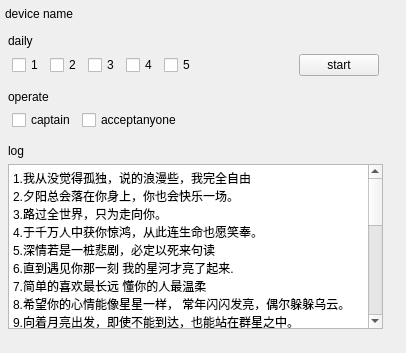
<?xml version="1.0" encoding="UTF-8"?>
<ui version="4.0">
 <class>Form</class>
 <widget class="QWidget" name="Form">
  <property name="geometry">
   <rect>
    <x>0</x>
    <y>0</y>
    <width>406</width>
    <height>353</height>
   </rect>
  </property>
  <property name="windowTitle">
   <string>Form</string>
  </property>
  <widget class="QWidget" name="verticalLayoutWidget">
   <property name="geometry">
    <rect>
     <x>0</x>
     <y>0</y>
     <width>391</width>
     <height>351</height>
    </rect>
   </property>
   <layout class="QVBoxLayout" name="tabContainer_v">
    <property name="leftMargin">
     <number>4</number>
    </property>
    <property name="topMargin">
     <number>4</number>
    </property>
    <property name="rightMargin">
     <number>4</number>
    </property>
    <property name="bottomMargin">
     <number>4</number>
    </property>
    <item>
     <layout class="QHBoxLayout" name="deviceContainer">
      <property name="sizeConstraint">
       <enum>QLayout::SetMinimumSize</enum>
      </property>
      <item>
       <widget class="QLabel" name="deviceLabel">
        <property name="text">
         <string>device name</string>
        </property>
        <property name="scaledContents">
         <bool>true</bool>
        </property>
        <property name="indent">
         <number>1</number>
        </property>
        <property name="openExternalLinks">
         <bool>false</bool>
        </property>
       </widget>
      </item>
      <item>
       <widget class="QLabel" name="stateLabel">
        <property name="text">
         <string/>
        </property>
        <property name="pixmap">
         <pixmap>C:/Users/raosong/Downloads/led_green.png</pixmap>
        </property>
       </widget>
      </item>
      <item>
       <spacer name="horizontalSpacer">
        <property name="orientation">
         <enum>Qt::Horizontal</enum>
        </property>
        <property name="sizeHint" stdset="0">
         <size>
          <width>40</width>
          <height>20</height>
         </size>
        </property>
       </spacer>
      </item>
     </layout>
    </item>
    <item>
     <layout class="QVBoxLayout" name="dailyContainer">
      <property name="leftMargin">
       <number>4</number>
      </property>
      <property name="topMargin">
       <number>4</number>
      </property>
      <property name="rightMargin">
       <number>4</number>
      </property>
      <property name="bottomMargin">
       <number>4</number>
      </property>
      <item>
       <widget class="QLabel" name="label_3">
        <property name="maximumSize">
         <size>
          <width>16777215</width>
          <height>15</height>
         </size>
        </property>
        <property name="text">
         <string>daily</string>
        </property>
       </widget>
      </item>
      <item>
       <layout class="QHBoxLayout" name="horizontalLayout_3">
        <property name="leftMargin">
         <number>4</number>
        </property>
        <property name="rightMargin">
         <number>4</number>
        </property>
        <item>
         <widget class="QCheckBox" name="shimenCheckbox">
          <property name="text">
           <string>1</string>
          </property>
         </widget>
        </item>
        <item>
         <widget class="QCheckBox" name="baotuCheckBox">
          <property name="text">
           <string>2</string>
          </property>
         </widget>
        </item>
        <item>
         <widget class="QCheckBox" name="mijingCheckBox">
          <property name="text">
           <string>3</string>
          </property>
         </widget>
        </item>
        <item>
         <widget class="QCheckBox" name="yunbiaoCheckBox">
          <property name="text">
           <string>4</string>
          </property>
         </widget>
        </item>
        <item>
         <widget class="QCheckBox" name="fubencheckBox">
          <property name="text">
           <string>5</string>
          </property>
         </widget>
        </item>
        <item>
         <spacer name="horizontalSpacer_2">
          <property name="orientation">
           <enum>Qt::Horizontal</enum>
          </property>
          <property name="sizeHint" stdset="0">
           <size>
            <width>40</width>
            <height>20</height>
           </size>
          </property>
         </spacer>
        </item>
        <item>
         <widget class="QPushButton" name="startBtn">
          <property name="text">
           <string>start</string>
          </property>
         </widget>
        </item>
       </layout>
      </item>
     </layout>
    </item>
    <item>
     <layout class="QVBoxLayout" name="dailyContainer_2">
      <property name="leftMargin">
       <number>4</number>
      </property>
      <property name="topMargin">
       <number>4</number>
      </property>
      <property name="rightMargin">
       <number>4</number>
      </property>
      <property name="bottomMargin">
       <number>4</number>
      </property>
      <item>
       <widget class="QLabel" name="label_5">
        <property name="maximumSize">
         <size>
          <width>16777215</width>
          <height>15</height>
         </size>
        </property>
        <property name="text">
         <string>operate</string>
        </property>
       </widget>
      </item>
      <item>
       <layout class="QHBoxLayout" name="horizontalLayout_4">
        <property name="leftMargin">
         <number>4</number>
        </property>
        <property name="rightMargin">
         <number>4</number>
        </property>
        <item>
         <widget class="QCheckBox" name="duizhangcheckbox">
          <property name="text">
           <string>captain</string>
          </property>
         </widget>
        </item>
        <item>
         <widget class="QCheckBox" name="jieshouzuduicheckBox">
          <property name="text">
           <string>acceptanyone</string>
          </property>
         </widget>
        </item>
        <item>
         <spacer name="horizontalSpacer_3">
          <property name="orientation">
           <enum>Qt::Horizontal</enum>
          </property>
          <property name="sizeHint" stdset="0">
           <size>
            <width>40</width>
            <height>20</height>
           </size>
          </property>
         </spacer>
        </item>
       </layout>
      </item>
     </layout>
    </item>
    <item>
     <layout class="QVBoxLayout" name="logcontainer">
      <property name="leftMargin">
       <number>4</number>
      </property>
      <property name="topMargin">
       <number>4</number>
      </property>
      <property name="rightMargin">
       <number>4</number>
      </property>
      <property name="bottomMargin">
       <number>4</number>
      </property>
      <item>
       <widget class="QLabel" name="label_4">
        <property name="text">
         <string>log</string>
        </property>
       </widget>
      </item>
      <item>
       <widget class="QPlainTextEdit" name="plainTextEdit">
        <property name="plainText">
         <string>1.我从没觉得孤独，说的浪漫些，我完全自由
2.夕阳总会落在你身上，你也会快乐一场。
3.路过全世界，只为走向你。
4.于千万人中获你惊鸿，从此连生命也愿笑奉。
5.深情若是一桩悲剧，必定以死来句读
6.直到遇见你那一刻 我的星河才亮了起来.
7.简单的喜欢最长远 懂你的人最温柔
8.希望你的心情能像星星一样， 常年闪闪发亮，偶尔躲躲乌云。
9.向着月亮出发，即使不能到达，也能站在群星之中。
10.这份喜欢，迫在眉睫，阁下，你接好。
11.原来躲起来的星星也在努力发光啊。
12.也许，大海给贝壳下的定义是珍珠，也许时间给煤炭下的定义是钻石。
13.我们各自努力，最高处见。
14.猫咪在落叶里打滚儿，晚霞铺满天空，风把思念吹向你，我贪恋的人间不过是你而已。
15.你眼中的春和秋，胜过我见过的，爱过的一切山川与河流。
16.私心是希望你能陪我久一点.
17.我摘的果子，已酿成酒，只等你来添香解愁。
18.想用每日的温柔和月亮 换取一束光 最后将它化作星河 万倾赠与你.
19.风止于秋水，我止于你。
20.我想要的很简单：兜里有糖，肚里有墨，手里有活，卡里有钱，未来有你。</string>
        </property>
       </widget>
      </item>
     </layout>
    </item>
    <item>
     <spacer name="verticalSpacer">
      <property name="orientation">
       <enum>Qt::Vertical</enum>
      </property>
      <property name="sizeHint" stdset="0">
       <size>
        <width>20</width>
        <height>40</height>
       </size>
      </property>
     </spacer>
    </item>
   </layout>
  </widget>
 </widget>
 <resources/>
 <connections/>
</ui>
